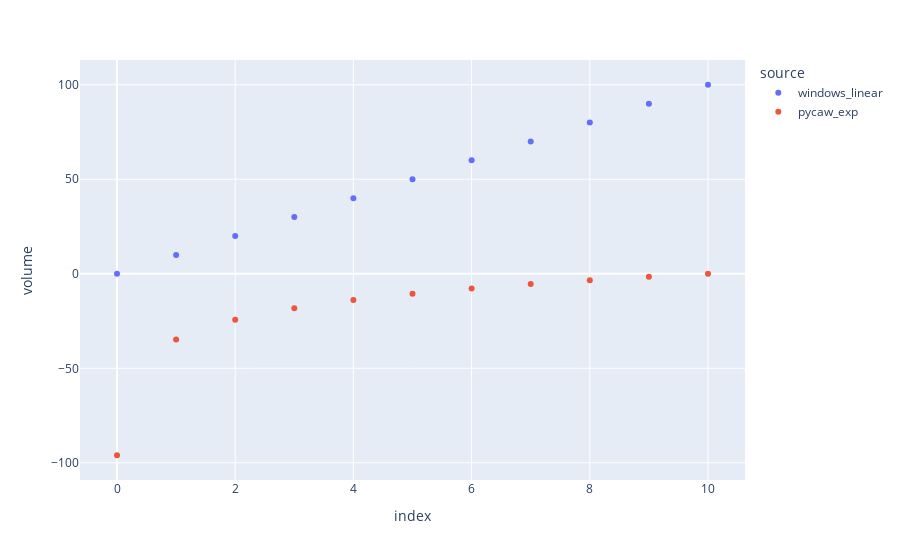

Notebook cell for this chart:
### Code cell
fig = px.scatter(df_melt, x="index", y="volume", color="source")
fig.show()

### Figure 1 — Plotly figure (JSON) as saved in the notebook; plotly's stock layout.template omitted (floating-point values rounded to 4 significant figures)
{"data": [{"hovertemplate": "source=windows_linear<br>index=%{x}<br>volume=%{y}<extra></extra>", "legendgroup": "windows_linear", "marker": {"color": "#636efa", "symbol": "circle"}, "mode": "markers", "name": "windows_linear", "orientation": "v", "showlegend": true, "x": [0, 1, 2, 3, 4, 5, 6, 7, 8, 9, 10], "xaxis": "x", "y": [0.0, 10.0, 20.0, 30.0, 40.0, 50.0, 60.0, 70.0, 80.0, 90.0, 100.0], "yaxis": "y", "type": "scatter"}, {"hovertemplate": "source=pycaw_exp<br>index=%{x}<br>volume=%{y}<extra></extra>", "legendgroup": "pycaw_exp", "marker": {"color": "#EF553B", "symbol": "circle"}, "mode": "markers", "name": "pycaw_exp", "orientation": "v", "showlegend": true, "x": [0, 1, 2, 3, 4, 5, 6, 7, 8, 9, 10], "xaxis": "x", "y": [-96.0, -34.75, -24.35, -18.24, -13.89, -10.51, -7.746, -5.41, -3.385, -1.598, 0.0], "yaxis": "y", "type": "scatter"}], "layout": {"xaxis": {"anchor": "y", "domain": [0.0, 1.0], "title": {"text": "index"}}, "yaxis": {"anchor": "x", "domain": [0.0, 1.0], "title": {"text": "volume"}}, "legend": {"title": {"text": "source"}, "tracegroupgap": 0}, "margin": {"t": 60}}}
